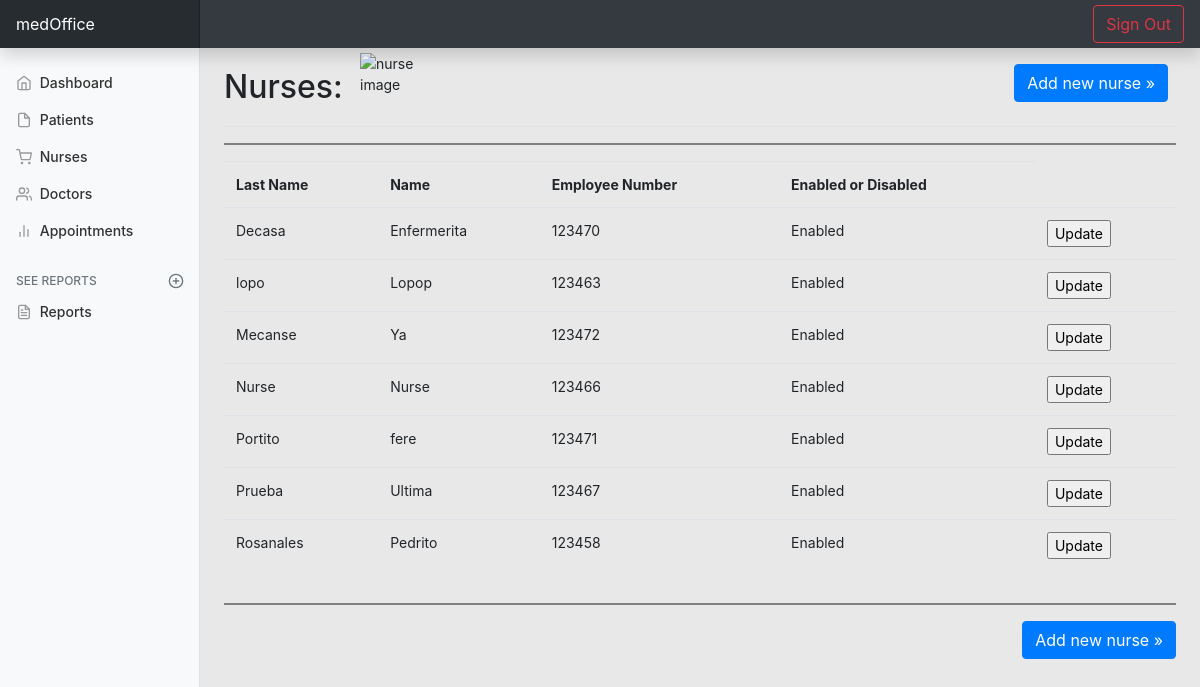
The app's page /nurses.php with its own data.
### tables this page shows
CREATE TABLE `nurses` (
  `numEmployee` int(6) NOT NULL,
  `adminUsername` varchar(128) NOT NULL,
  `adminPassword` varchar(128) NOT NULL,
  `adminName` varchar(128) NOT NULL,
  `adminSurname` varchar(128) NOT NULL,
  `email` varchar(128) NOT NULL,
  `birthdate` varchar(30) NOT NULL,
  `age` int(2) NOT NULL,
  `ssn` varchar(128) NOT NULL,
  `address` varchar(128) NOT NULL,
  `addressTwo` varchar(128) NOT NULL,
  `zipCode` int(14) NOT NULL,
  `townPR` varchar(128) NOT NULL,
  `homePhone` varchar(20) NOT NULL,
  `phoneNumber` varchar(128) NOT NULL,
  `accessLevel` int(1) NOT NULL,
  `emergencyName` varchar(128) NOT NULL,
  `emergencyLastName` varchar(128) NOT NULL,
  `emergencyAddress` varchar(128) NOT NULL,
  `emergencyAddresstwo` varchar(128) NOT NULL,
  `emergencyCity` varchar(128) NOT NULL,
  `emergencyZip` int(20) NOT NULL,
  `emergencyCellphone` varchar(128) NOT NULL,
  `emergencyEmail` varchar(128) NOT NULL,
  `emergencyRelationship` varchar(128) NOT NULL,
  `comments` text DEFAULT NULL,
  `isHidden` varchar(128) NOT NULL DEFAULT 'False'
);

### nurses.php (the view, shortened to what this page needs)
<?php
include_once 'sidenav.php';
 ?>
    <main role="main" class="col-md-9 ml-sm-auto col-lg-10 px-md-4">
      <div class="d-flex justify-content-between flex-wrap flex-md-nowrap align-items-center pt-3 pb-2 mb-3 border-bottom">
        <h1 class="h2">Nurses:</h1>
        <img src="https://www.flaticon.com/svg/static/icons/svg/822/822111.svg" alt="nurse image" height="80px" width="80px" style="position:absolute; left:160px; top:5px;">
        <div class="btn-toolbar mb-2 mb-md-0">
          <div class="btn-group mr-2">
<p><a class="btn btn-primary float-right" href="nursesRegister.php" role="button">Add new nurse &raquo;</a></p>
          </div>
        </div>
      </div>
      <hr style="height:2px;border-width:0;color:gray;background-color:gray">
<div class="table-responsive">
  <?php
  require_once 'includes/dbh.inc.php';
  $result = mysqli_query($conn,"SELECT * FROM nurses ORDER BY adminSurname ASC");
  echo "<table class=table table-striped table-sm>
  <tr>
  <th>Last Name</th>
  <th>Name</th>
  <th>Employee Number</th>
  <th>Enabled or Disabled</th>
  </tr>";
  while($row = mysqli_fetch_array($result))
  {
    echo "<tr>";
    echo "<td>" . $row['adminSurname'] . "</td>";
    echo "<td>" . $row['adminName'] . "</td>";
    echo "<td>" . $row['numEmployee'] . "</td>";
    echo "<td>" . $row['isHidden'] . "</td>";
    echo "<td>" . '<form method="POST" action="nurseEdit.php"><input type="hidden" name="pid" value="' . $row['numEmployee'] . '"><input type="submit" name="submit_btn" value="Update"></form>' . "</td>";
    echo "</tr>";
  }
  echo "</table>";
  ?>
</div>
  <hr style="height:2px;border-width:0;color:gray;background-color:gray">
<p><a class="btn btn-primary float-right" href="nursesRegister.php" role="button">Add new nurse &raquo;</a></p>
    </main>
  </div>
</div>
        <script src="dashboard.js"></script></body>
</html>

### css/dashboard.css (style rules this page uses)
body { font-size: .875rem; background-color: #e8e8e8; }

### records on screen
nurses: adminSurname "Decasa", adminName "Enfermerita", numEmployee "123470", isHidden "Enabled"
nurses: adminSurname "lopo", adminName "Lopop", numEmployee "123463", isHidden "Enabled"
nurses: adminSurname "Mecanse", adminName "Ya", numEmployee "123472", isHidden "Enabled"
nurses: adminSurname "Nurse", adminName "Nurse", numEmployee "123466", isHidden "Enabled"
nurses: adminSurname "Portito", adminName "fere", numEmployee "123471", isHidden "Enabled"
nurses: adminSurname "Prueba", adminName "Ultima", numEmployee "123467", isHidden "Enabled"
nurses: adminSurname "Rosanales", adminName "Pedrito", numEmployee "123458", isHidden "Enabled"
